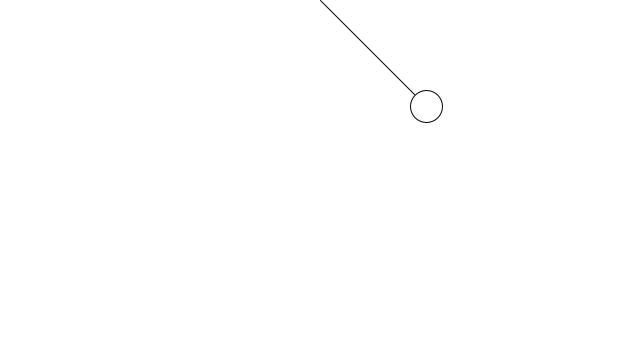
Frame 1 (no input)
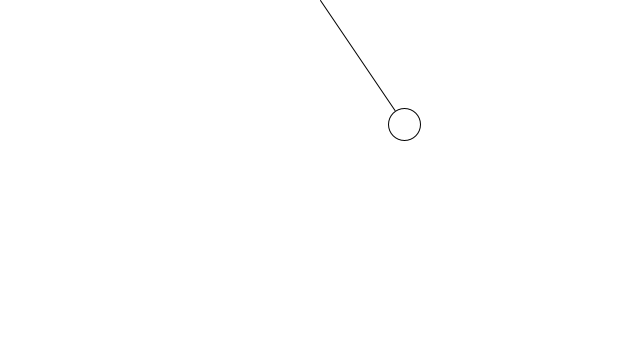
Frame 60 (the mouse pressed at the canvas centre just before this capture)
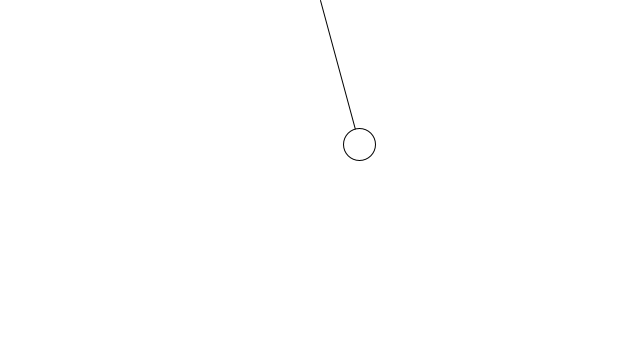
Frame 120 (the mouse held since frame 60 and released just before this capture)

The Processing sketch that drew these frames (run headless with seeded random() and noise(); from frame 60 on, the mouse is pressed at the canvas centre):

// Processing sketch: pendulum1_1
// ── pendulum1_1.pde
PVector origin;
PVector bob;
float len;
float angle = PI/4;
float aVel = 0.0;
float aAcc = 0.0;
void setup() {
 size(640,360);
 len = 150;
 origin = new PVector(width/2,0);
 bob = new PVector(width/2,len);
}
void draw() {
 background(255);
 bob.x = origin.x + len * sin(angle);
 bob.y = origin.y + len * cos(angle);
 line(origin.x,origin.y,bob.x,bob.y);
 ellipse(bob.x,bob.y,32,32);
 aAcc = -0.01 * sin(angle);
 angle += aVel;
 aVel += aAcc;
 aVel *= 0.99;
}
